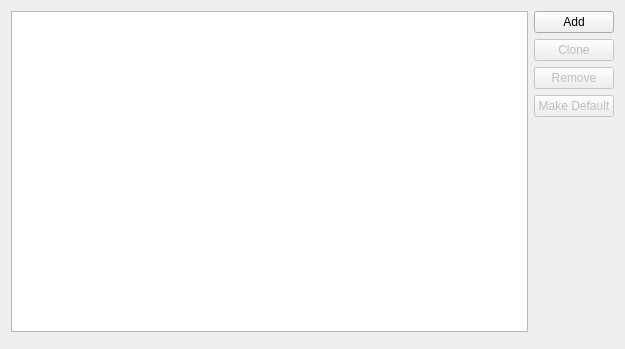
<?xml version="1.0" encoding="UTF-8"?>
<ui version="4.0">
 <class>MesonProjectManager::Internal::ToolsSettingsWidget</class>
 <widget class="QWidget" name="MesonProjectManager::Internal::ToolSettingsWidget">
  <property name="geometry">
   <rect>
    <x>0</x>
    <y>0</y>
    <width>625</width>
    <height>349</height>
   </rect>
  </property>
  <layout class="QHBoxLayout" name="horizontalLayout">
   <item>
    <layout class="QVBoxLayout" name="verticalLayout">
     <item>
      <widget class="QTreeView" name="mesonList"/>
     </item>
     <item>
      <widget class="Utils::DetailsWidget" name="mesonDetails" native="true"/>
     </item>
    </layout>
   </item>
   <item>
    <layout class="QVBoxLayout" name="verticalLayout_2">
     <item>
      <widget class="QPushButton" name="addButton">
       <property name="text">
        <string>Add</string>
       </property>
      </widget>
     </item>
     <item>
      <widget class="QPushButton" name="cloneButton">
       <property name="enabled">
        <bool>false</bool>
       </property>
       <property name="text">
        <string>Clone</string>
       </property>
      </widget>
     </item>
     <item>
      <widget class="QPushButton" name="removeButton">
       <property name="enabled">
        <bool>false</bool>
       </property>
       <property name="text">
        <string>Remove</string>
       </property>
      </widget>
     </item>
     <item>
      <widget class="QPushButton" name="makeDefaultButton">
       <property name="enabled">
        <bool>false</bool>
       </property>
       <property name="toolTip">
        <string>Set as the default Meson executable to use when creating a new kit or when no value is set.</string>
       </property>
       <property name="text">
        <string>Make Default</string>
       </property>
      </widget>
     </item>
     <item>
      <spacer name="verticalSpacer">
       <property name="orientation">
        <enum>Qt::Vertical</enum>
       </property>
       <property name="sizeHint" stdset="0">
        <size>
         <width>20</width>
         <height>40</height>
        </size>
       </property>
      </spacer>
     </item>
    </layout>
   </item>
  </layout>
 </widget>
 <customwidgets>
  <customwidget>
   <class>Utils::DetailsWidget</class>
   <extends>QWidget</extends>
   <header location="global">utils/detailswidget.h</header>
   <container>1</container>
  </customwidget>
 </customwidgets>
 <resources/>
 <connections/>
</ui>
